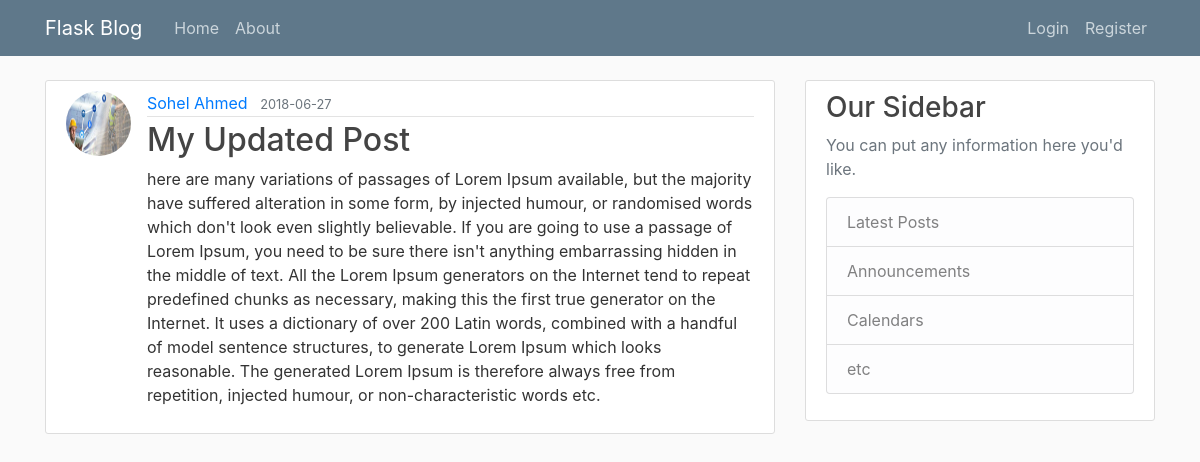
/post/1, run on the app's committed database.
### flaskblog/models.py (models this page shows, shortened)
class User(db.Model,UserMixin):
    id = db.Column(db.Integer,primary_key=True)
    username = db.Column(db.String(20),unique=True,nullable=False)
    email = db.Column(db.String(120),unique=True,nullable=False)
    image_file = db.Column(db.String(20),nullable=False,default='default.jpg')
    password = db.Column(db.String(60),nullable=False)
    posts = db.relationship('Post',backref='author',lazy=True)

class Post(db.Model):
    id = db.Column(db.Integer,primary_key=True)
    title = db.Column(db.String(100),nullable = False)
    date_posted = db.Column(db.DateTime,nullable = False,default=datetime.utcnow)
    content = db.Column(db.Text,nullable=False)
    user_id = db.Column(db.Integer,db.ForeignKey('user.id'),nullable=False)

### flaskblog/routes.py (the view)
@app.route("/post/<int:post_id>")
def post(post_id):
	post = Post.query.get_or_404(post_id)
	return render_template('post.html',title=post.title,post=post)

### flaskblog/templates/post.html (shortened to what this page needs)
{% extends "layout.html" %}
{% block content %}
    <article class="media content-section">
        <img class="rounded-circle article-img" src="{{ url_for('static',filename='profile_pics/'+post.author.image_file) }}">
        <div class="media-body">
        <div class="article-metadata">
            <a class="mr-2" href="#">{{ post.author.username }}</a>
            <small class="text-muted">{{ post.date_posted.strftime('%Y-%m-%d') }}</small>
        </div>
        <h2 class="article-title">{{ post.title }}</h2>
        <p class="article-content">{{ post.content }}</p>
        </div>
    </article>
{% endblock content %}

### flaskblog/static/main.css (style rules this page uses)
body { background: #fafafa; color: #333333; margin-top: 5rem; }
h1, h2, h3, h4, h5, h6 { color: #444444; }
.content-section { background: #ffffff; padding: 10px 20px; border: 1px solid #dddddd; border-radius: 3px; margin-bottom: 20px; }
.article-title { color: #444444; }
.article-content { white-space: pre-line; }
.article-img { height: 65px; width: 65px; margin-right: 16px; }
.article-metadata { padding-bottom: 1px; margin-bottom: 4px; border-bottom: 1px solid #e3e3e3 }

### data on the page
User: image_file (picture), author.username "Sohel Ahmed"
Post: date_posted "2018-06-27", title "My Updated Post", content "here are many variations of passages of Lorem Ipsum available, but the majority have suffered alteration in some form, by injected humour, or randomised words which don't look even slightly believable. If you are going to use a passage of Lorem Ipsum, you need to be sure there isn't anything embarrassing hidden in the middle of text. All the Lorem Ipsum generators on the Internet tend to repeat predefined chunks as necessary, making this the first true generator on the Internet. It uses a dictionary of over 200 Latin words, combined with a handful of model sentence structures, to generate Lorem Ipsum which looks reasonable. The generated Lorem Ipsum is therefore always free from repetition,…"
